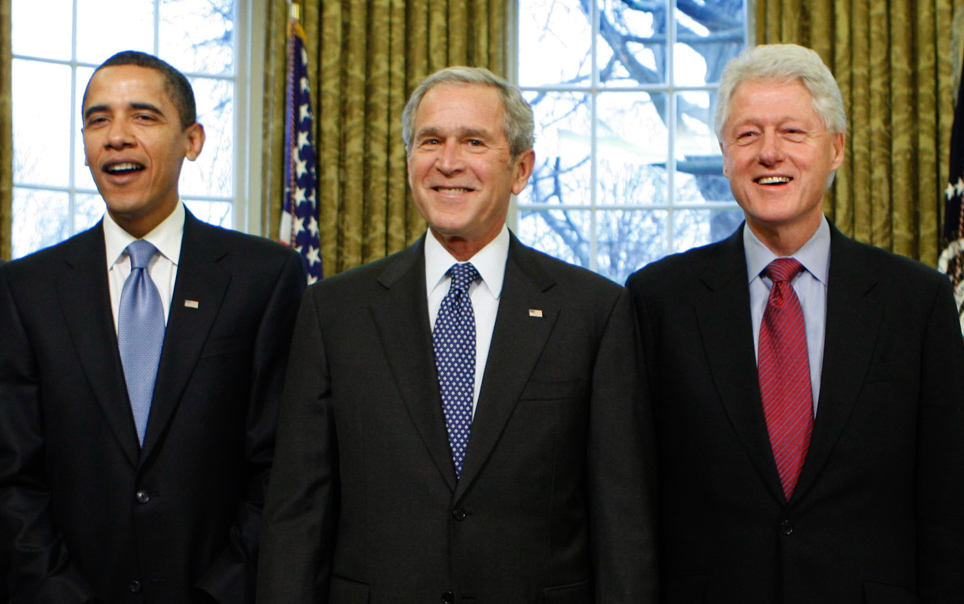
#> input picture Assignment_4/pres.jpg, 964 x 604 px
$ jupyter execute --allow-errors A4.ipynb
#> lines starting #> are read from the running program, lines starting #| are printed output that depends on the picture; after the words box and inside, x2 and y2 are one past the last pixel; in counts of white or black regions, pixels touching at a corner belong together
# Part 1: Data Acquisition

[cell 1]
from matplotlib import pyplot as plt
import cv2
import os

group = cv2.imread('pres.jpg', 0)
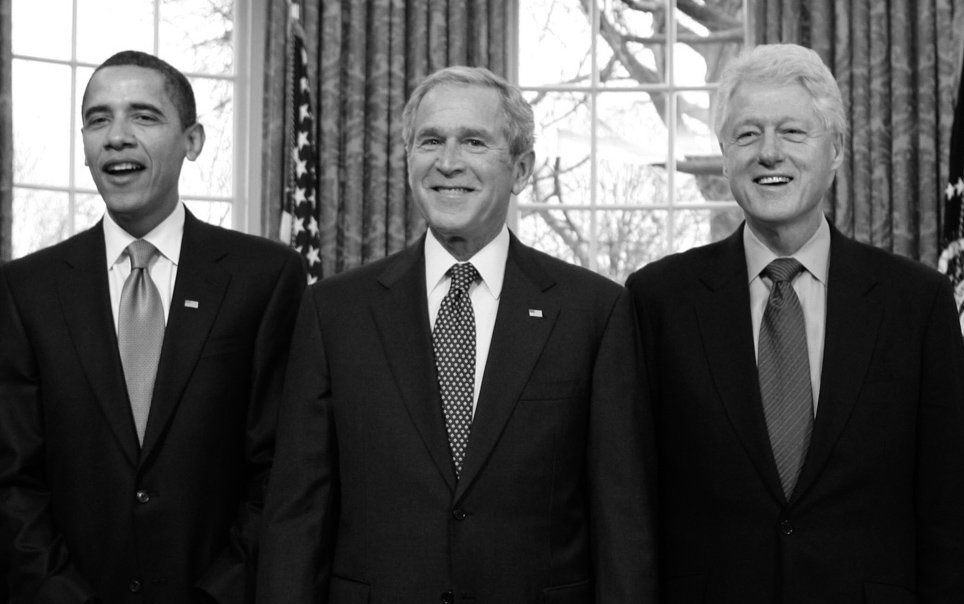
#> group: shape (604, 964); min 0, max 255, mean 80.9
print("Dimensions of the group image:", group.shape)
#| Dimensions of the group image: (604, 964)
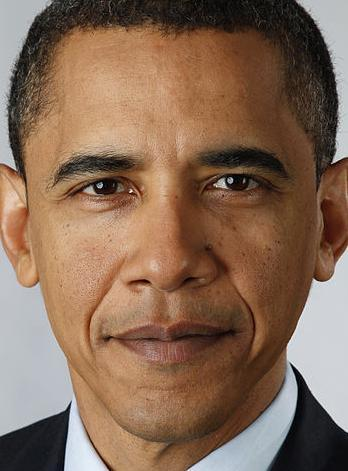
#> input picture Assignment_4/obama/o1.jpg, 348 x 471 px
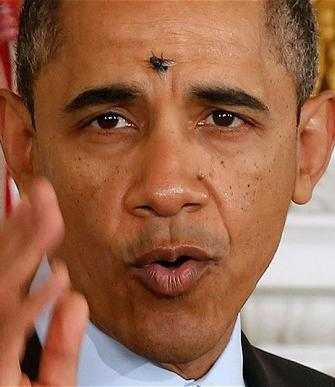
#> input picture Assignment_4/obama/o2.jpg, 335 x 387 px
plt.imshow(group, cmap="gray");plt.axis('off')
plt.title('Group image');plt.show()

#### Describe how you selected the images with respect to the conditions of the detection/classifcation methods?

The images were taken from an official data set [CFPW](http://www.cfpw.io/).

The images are reltivaly small in size, less than 300x150 for most of them and were also converted to gray scale to make the calculations less intensive.

The detection methods that we will implement have their limitations and our implimentation might not be the best, so I chose images that are straight facing forward without any distractions. Also the group image was somewhat similar to the individual images.

Detecting using eigenVectors has its limitations because it is prone to finding false-positives if the data is not well clustered or if the training images are not very close to each other.

PCA normally foucses in the 'mean' or 'shared' features of a set of images. In the case of a face, I made sure that all of my training images contain only faces.

# Part 2: Eigenvector Representation

#### PCA to find the eigenvector representation of your training data

[cell 2]
"""
Some of the logic below was inspired by:
https://github.com/spmallick/learnopencv/tree/master/ReconstructFaceUsingEigenFaces
https://www.learnopencv.com/face-reconstruction-using-eigenfaces-cpp-python/
"""

from sklearn.decomposition import PCA
from sklearn.model_selection import train_test_split
import numpy as np

# Target values (messi = 0, xavi = 1, neymar = 2)
# Results array has shape:
# [0 0 0 0 0 0 0 0 0 0 1 1 1 1 1 1 1 1 1 1 2 2 2 2 2 2 2 2 2 2]
target = np.concatenate((np.zeros(10), np.ones(10), (np.ones(10)+1)), axis=0).astype(int)

# Read images from folders and resize to 300x300
#> (the rest of this cell did not finish here and is left out)

#### Do you need all the vectors to represent the data?

No. PCA allows us to "compress" the data into a much smaller size by only taking a fraction of the vectors. As seen in the cumulative variance graph, around 12 PCs give about 85% percent of the information of the original data.

#### How well clustered is the data?

Relatively well clustered. More explanantion and grapwill come later.

###### For every sample, find the nearest neighbour (L2 distance), and check whether it is of the same class.

###### 1- Original pixel space:

[cell 3]
from sklearn.neighbors import KNeighborsClassifier as knc

#K Neighbors Classifier (knc)
knn = knc(n_neighbors = 3)

#split training data and targets
#> (the rest of this cell did not finish here and is left out)

###### 2- Eignespace

#> (a cell that did not finish here is left out)

#### Data clusters:

#> (a cell that did not finish here is left out)

###### compare the values (original vs eigen); would you expect there to be a significant difference?

They predictions are nearly identicals in most cases. We wouldn't expect there to be much difference because all we did was to compress the data.

# Part 3: Face Detection & Identification

#### Detection:

[cell 6]
"""
Some of the logic below was inspired by:
https://github.com/spmallick/learnopencv/tree/master/ReconstructFaceUsingEigenFaces
https://www.learnopencv.com/face-reconstruction-using-eigenfaces-cpp-python/
"""


# Find mean face
#> (the rest of this cell did not finish here and is left out)

#> (a cell that did not finish here is left out)

#### Identification:

[cell 8]
# Reconstruct "maybe_face"
mapped_win = []
#> (the rest of this cell did not finish here and is left out)

###### accuracy of predictions:
Compare to the imageas found in the previous cell:
- First image: Obama (0)
- Second image: false positive
- Third image: Bush (1)
- Fourth image: false positive
- Fifth image: false positive
- Sixth image: nearly Clinton (2)

One out of the three positive results were correctly identified. I tried increasing the neighbours but the algorithm still didn't indntify "Bush"

# Part 4: Viola-Jones Comparison

[cell 9]
data_path = cv2.data.haarcascades
face_cascade = cv2.CascadeClassifier( os.path.join(data_path, 'haarcascade_frontalface_default.xml'))

img = group.copy()

faces = face_cascade.detectMultiScale(img, 1.3,7)
#> faces = [[62, 70, 122, 122], [716, 88, 114, 114], [390, 91, 127, 127]]

for (x,y,w,h) in faces:
    cv2.rectangle(img, (x,y), (x+w, y+h), (255,0,0), 15)
#> this loop made 3 passes
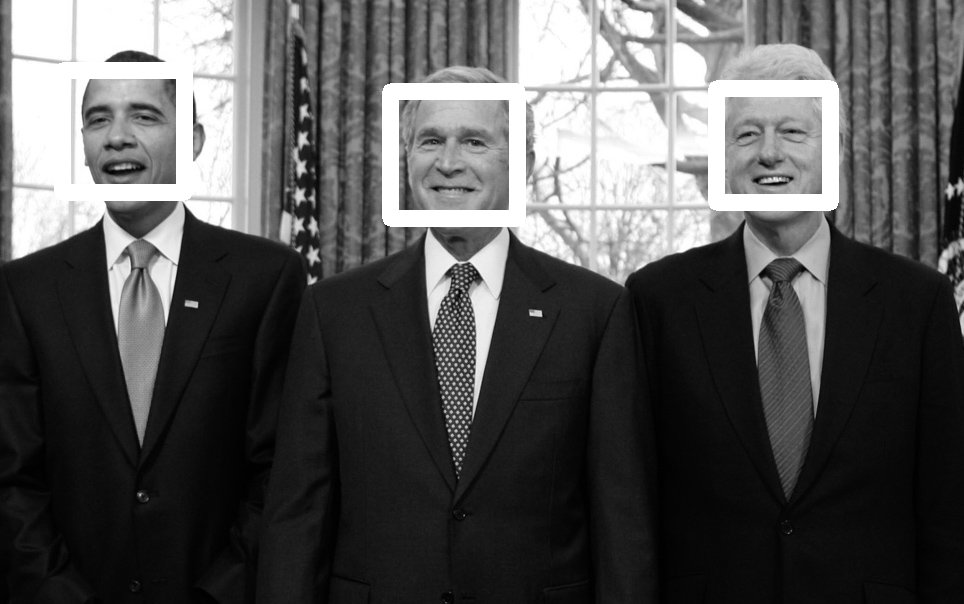
#> img: shape (604, 964); 3.87% of pixels changed, all inside (x1, y1, x2, y2) = (54, 62, 839, 227)

# display images
plt.imshow(img, cmap="gray");plt.title("Detected faces"); plt.axis('off');plt.show()
